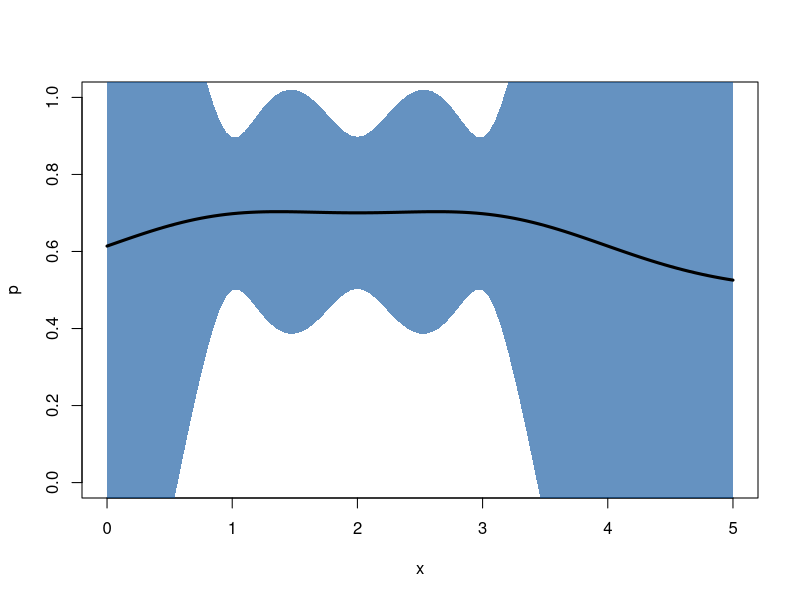

R code for this plot:

kernel.exponential <- function(variance, l)
{
  f <- function(x, y) {
    n <- length(x)
    m <- length(y)
    result      <- matrix(0.0, n*m)
    dim(result) <- c(n, m)
    for (i in 1:n) {
      for (j in 1:m) {
        result[i,j] <- variance*exp(-1.0/(2.0*l^2)*norm(as.matrix(x[i]-y[j]), "F")^2)
      }
    }
    return (result)
  }
  
  return (f)
}

posterior.gp <- function(x, kernelf, xp, yp, ep)
{
  A     <- kernelf(xp, xp) + diag(ep)
  Ainv  <- solve(A)

  mean  <- 1/2
  mu    <- mean + kernelf(x, xp) %*% Ainv %*% (yp - mean)
  sigma <- kernelf(x, x ) - kernelf(x, xp) %*% Ainv %*% kernelf(xp, x)

  gp    <- list(x = x, mu = mu, sigma = sigma)
  class(gp) <- "gp"

  return (gp)
}

plot.gp <- function(gp)
{
  col <- rgb(8/255, 81/255, 156/255, alpha=0.625)
  
  plot(gp$x, gp$mu, 'n', xlab="x", ylab="p", ylim=c(0,1))

  var <- diag(gp$sigma)
  z1  <- gp$mu + 2*sqrt(var)
  z2  <- gp$mu - 2*sqrt(var)
  
  polygon(c(gp$x, rev(gp$x)), c(z1, rev(z2)),
     col = col, border = NA)

  lines(gp$x, gp$mu, 'l', lwd=3)
}

# Example
################################################################################

x <- 0:100/20
kernelf <- kernel.exponential(1, 1)
xp <- c(1, 2, 3)
yp <- c(0.7, 0.7, 0.7)
ep <- c(0.01, 0.01, 0.01)

gp <- posterior.gp(x, kernelf, xp, yp, ep)
plot(gp)
